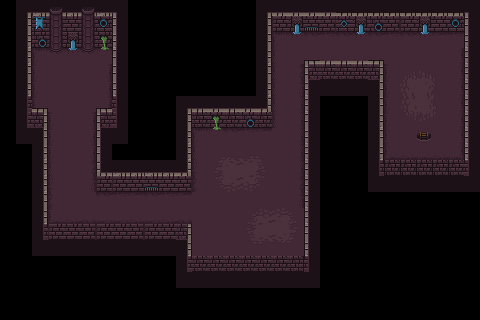

Below is a game level as drawn by its tile map, then a one-line description and the .tmx file that defines it, in full:
An orthogonal 30x20 tile map with 16x16 px tiles, 3 tile layers (semiblocks, background, blocks) and 7 objects (5x enemy, 2, 1).

<map version="1.10" tiledversion="1.10.2" orientation="orthogonal" renderorder="right-down" width="30" height="20" tilewidth="16" tileheight="16" infinite="0" nextlayerid="11" nextobjectid="24">
 <editorsettings>
  <export target="1.csv" format="csv" />
 </editorsettings>
 <tileset firstgid="1" source="0x72_16x16DungeonTileset.v5.tsx" />
 <layer id="6" name="semiblocks" width="30" height="20">
  <data encoding="csv">
0,197,197,197,197,197,197,197,0,0,0,0,0,0,0,0,197,197,197,197,197,197,197,197,197,197,197,197,197,197,
0,197,0,0,0,0,0,197,0,0,0,0,0,0,0,0,197,0,0,0,0,0,0,0,0,0,0,0,0,197,
0,197,0,0,0,0,0,197,0,0,0,0,0,0,0,0,197,0,0,0,0,0,0,0,0,0,0,0,0,197,
0,197,0,0,0,0,0,197,0,0,0,0,0,0,0,0,197,0,0,0,0,0,0,0,0,0,0,0,0,197,
0,197,0,0,0,0,0,197,0,0,0,0,0,0,0,0,197,0,0,0,0,0,0,0,0,0,0,0,0,197,
0,197,0,0,0,0,0,197,0,0,0,0,0,0,0,0,197,0,0,197,197,197,197,197,0,0,0,0,0,197,
0,197,0,0,0,0,0,197,0,0,0,197,197,197,197,197,197,0,0,197,0,0,0,197,0,0,0,0,0,197,
0,197,0,0,0,0,0,197,0,0,0,197,0,0,0,0,0,0,0,197,0,0,0,197,0,0,0,0,0,197,
0,197,197,0,0,0,197,197,0,0,0,197,0,0,0,0,0,0,0,197,0,0,0,197,0,0,0,0,0,197,
0,0,197,0,0,0,197,0,0,0,0,197,0,0,0,0,0,0,0,197,0,0,0,197,0,0,0,0,0,197,
0,0,197,0,0,0,197,197,197,197,197,197,0,0,0,0,0,0,0,197,0,0,0,197,0,0,0,0,0,197,
0,0,197,0,0,0,0,0,0,0,0,0,0,0,0,0,0,0,0,197,0,0,0,197,197,197,197,197,197,197,
0,0,197,0,0,0,0,0,0,0,0,0,0,0,0,0,0,0,0,197,0,0,0,0,0,0,0,0,0,0,
0,0,197,0,0,0,0,0,0,0,0,0,0,0,0,0,0,0,0,197,0,0,0,0,0,0,0,0,0,0,
0,0,197,0,0,0,0,0,0,0,0,0,0,0,0,0,0,0,0,197,0,0,0,0,0,0,0,0,0,0,
0,0,197,197,197,197,197,197,197,197,197,197,0,0,0,0,0,0,0,197,0,0,0,0,0,0,0,0,0,0,
0,0,0,0,0,0,0,0,0,0,0,197,0,0,0,0,0,0,0,197,0,0,0,0,0,0,0,0,0,0,
0,0,0,0,0,0,0,0,0,0,0,197,197,197,197,197,197,197,197,197,0,0,0,0,0,0,0,0,0,0,
0,0,0,0,0,0,0,0,0,0,0,0,0,0,0,0,0,0,0,0,0,0,0,0,0,0,0,0,0,0,
0,0,0,0,0,0,0,0,0,0,0,0,0,0,0,0,0,0,0,0,0,0,0,0,0,0,0,0,0,0
</data>
 </layer>
 <layer id="4" name="background" width="30" height="20">
  <data encoding="csv">
0,0,0,0,0,0,0,0,0,0,0,0,0,0,0,0,0,0,0,0,0,0,0,0,0,0,0,0,0,0,
0,0,0,0,0,0,0,0,0,0,0,0,0,0,0,0,0,0,0,0,0,0,0,0,0,0,0,0,0,0,
0,0,0,0,0,0,0,0,0,0,0,0,0,0,0,0,0,210,166,65,66,65,166,65,66,65,166,67,66,0,
0,0,210,430,166,430,68,0,0,0,0,0,0,0,0,0,0,1610612803,99,3221225539,3221225538,3221225539,3221225538,3221225537,99,99,99,99,2684354771,0,
0,0,242,99,99,99,244,0,0,0,0,0,0,0,0,0,0,1610612803,2684354625,0,0,0,0,0,1610612947,1610612932,1610612964,1610612996,2684354771,0,
0,0,242,99,99,99,244,0,0,0,0,0,0,0,0,0,0,1610612803,2684354626,0,0,0,0,0,1610612947,1610612931,1610612963,1610612995,2684354771,0,
0,0,242,99,99,99,244,0,0,0,0,0,0,0,0,0,0,1610612803,2684354627,0,0,0,0,0,1610612947,1610612930,1610612962,1610612994,2684354771,0,
0,0,0,242,99,244,0,0,0,0,0,0,0,0,0,0,0,1610612803,2684354627,0,0,0,0,0,1610612947,1610612929,1610612961,1610612993,2684354771,0,
0,0,0,242,99,244,0,0,0,0,0,0,210,68,65,66,67,99,2684354627,0,0,0,0,0,3221225716,99,243,99,3221225714,0,
0,0,0,242,99,244,0,0,0,0,0,0,1610612803,3221225732,3221225731,3221225730,3221225729,99,2684354627,0,0,0,0,0,3221225684,3221225538,3221225683,3221225538,3221225682,0,
0,0,0,1610612803,99,2684354625,0,0,0,0,0,0,1610612802,3221225700,3221225699,3221225698,3221225697,99,2684354627,0,0,0,0,0,0,0,0,0,0,0,
0,0,0,1610612802,99,2684354626,0,0,0,0,0,0,1610612801,3221225668,3221225667,3221225666,3221225665,99,2684354625,0,0,0,0,0,0,0,0,0,0,0,
0,0,0,1610612801,99,99,65,66,67,65,66,67,99,99,99,99,99,99,2684354626,0,0,0,0,0,0,0,0,0,0,0,
0,0,0,1610612946,3221225538,3221225537,3221225539,3221225539,3221225538,3221225539,3221225538,3221225537,99,99,99,193,194,195,196,0,0,0,0,0,0,0,0,0,0,0,
0,0,0,0,0,0,0,0,0,0,0,0,99,99,99,225,226,227,228,0,0,0,0,0,0,0,0,0,0,0,
0,0,0,0,0,0,0,0,0,0,0,0,99,99,99,257,258,259,260,0,0,0,0,0,0,0,0,0,0,0,
0,0,0,0,0,0,0,0,0,0,0,0,0,0,0,0,0,0,0,0,0,0,0,0,0,0,0,0,0,0,
0,0,0,0,0,0,0,0,0,0,0,0,0,0,0,0,0,0,0,0,0,0,0,0,0,0,0,0,0,0,
0,0,0,0,0,0,0,0,0,0,0,0,0,0,0,0,0,0,0,0,0,0,0,0,0,0,0,0,0,0,
0,0,0,0,0,0,0,0,0,0,0,0,0,0,0,0,0,0,0,0,0,0,0,0,0,0,0,0,0,0
</data>
 </layer>
 <layer id="1" name="blocks" width="30" height="20">
  <data encoding="csv">
0,17,1,103,2,103,1,19,0,0,0,0,0,0,0,0,17,18,18,18,18,21,21,21,21,21,21,21,21,19,
0,49,143,135,34,135,5,51,0,0,0,0,0,0,0,0,49,33,134,37,35,102,134,4,35,33,134,34,5,51,
0,81,4,135,134,135,36,83,0,0,0,0,0,0,0,0,49,0,0,0,0,0,0,0,0,0,0,0,0,83,
0,81,0,0,0,0,0,51,0,0,0,0,0,0,0,0,81,0,0,20,18,18,18,21,0,0,0,0,0,83,
0,49,0,0,0,0,0,51,0,0,0,0,0,0,0,0,49,0,0,52,50,50,50,53,0,0,0,0,0,83,
0,81,0,0,0,0,0,83,0,0,0,0,0,0,0,0,81,0,0,83,0,0,0,49,0,0,0,0,0,83,
0,113,21,0,0,0,20,115,0,0,0,17,18,18,18,18,85,0,0,83,0,0,0,49,0,0,0,0,0,83,
0,113,53,0,0,0,52,115,0,0,0,49,50,36,50,4,50,0,0,51,0,0,0,81,0,0,0,0,0,83,
0,0,49,0,0,0,51,0,0,0,0,81,0,0,0,0,0,0,0,83,0,0,0,49,0,0,0,0,0,83,
0,0,81,0,0,0,51,0,0,0,0,81,0,0,0,0,0,0,0,83,0,0,0,81,0,0,0,0,0,83,
0,0,81,0,0,0,84,1,2,1,2,85,0,0,0,0,0,0,0,83,0,0,0,113,116,116,116,116,116,115,
0,0,81,0,0,0,33,33,34,37,34,35,0,0,0,0,0,0,0,83,0,0,0,0,0,0,0,0,0,0,
0,0,49,0,0,0,0,0,0,0,0,0,0,0,0,0,0,0,0,83,0,0,0,0,0,0,0,0,0,0,
0,0,81,0,0,0,0,0,0,0,0,0,0,0,0,0,0,0,0,83,0,0,0,0,0,0,0,0,0,0,
0,0,113,33,34,35,33,34,35,33,34,53,0,0,0,0,0,0,0,51,0,0,0,0,0,0,0,0,0,0,
0,0,0,0,0,0,0,0,0,0,0,81,0,0,0,0,0,0,0,83,0,0,0,0,0,0,0,0,0,0,
0,0,0,0,0,0,0,0,0,0,0,113,50,50,50,50,50,50,117,115,0,0,0,0,0,0,0,0,0,0,
0,0,0,0,0,0,0,0,0,0,0,0,0,0,0,0,150,0,0,0,0,0,0,0,0,0,0,0,0,0,
0,0,0,0,0,0,0,0,0,0,0,0,0,0,0,0,0,0,0,0,0,0,0,0,0,0,0,0,0,0,
0,0,0,0,0,0,0,0,0,0,0,0,0,0,0,0,0,0,0,0,0,0,0,0,0,0,0,0,0,0
</data>
 </layer>
 <objectgroup id="7" name="entities">
  <object id="19" name="enemy" x="46.3333" y="99.6667">
   <point />
  </object>
  <object id="20" name="enemy" x="72" y="199.667">
   <point />
  </object>
  <object id="21" name="enemy" x="286.333" y="238">
   <point />
  </object>
  <object id="22" name="enemy" x="214.667" y="145">
   <point />
  </object>
  <object id="23" name="enemy" x="425.667" y="110.333">
   <point />
  </object>
 </objectgroup>
 <objectgroup id="10" name="exits">
  <object id="18" name="2" x="416.091" y="128" width="16" height="16.1818" />
 </objectgroup>
 <objectgroup id="9" name="entries">
  <object id="10" name="1" x="71.1883" y="71.767">
   <point />
  </object>
 </objectgroup>
</map>
